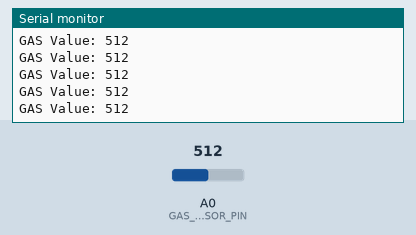
The sketch below on a simulated Arduino Uno, built with avr-gcc and run on an emulated ATmega328P. Parts: the last lines printed to the serial monitor. The test bench sets the inputs (shaded band); at power-on: A0 (GAS_SENSOR_PIN) = 512.

Above: at 1.2 s.
1.3 s: A0 (GAS_SENSOR_PIN) set to 390
At 1.56 s:
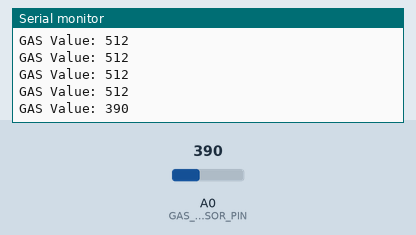
2.8 s: A0 (GAS_SENSOR_PIN) set to 410
At 2.96 s:
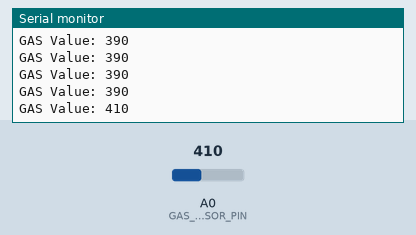
Timing chart, 0 to 5.8 s (numbered marks = the images above; inputs shaded):
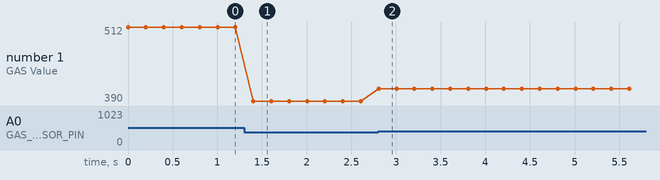

Measured:
- after the input at 1.3 s, the serial monitor: prints a new line after 0.10 s (image 1)
- after the input at 2.8 s, the serial monitor: prints a new line at once (image 2)
- plotted number 1: 512 → 390 after the input at 1.3 s, 390 → 410 after the input at 2.8 s

The sketch:

Master_Gas.ino
```cpp
#include <SoftwareSerial.h>

const int GAS_SENSOR_PIN = A0;
SoftwareSerial BTSerial(10, 11);

char lastSentCommand = ' ';

void setup()
{
  Serial.begin(9600);
  BTSerial.begin(38400);
}

void loop()
{
  int gasValue = analogRead(GAS_SENSOR_PIN);

  Serial.print("GAS Value: ");
  Serial.println(gasValue);

  char commandToSend = lastSentCommand;
  if (gasValue > 400)
  {
    commandToSend = '1';
  }
  else
  {
    commandToSend = '0';
  }

  if (commandToSend != lastSentCommand)
  {
    BTSerial.write(commandToSend);
    lastSentCommand = commandToSend;
  }

  delay(200);
}
```
